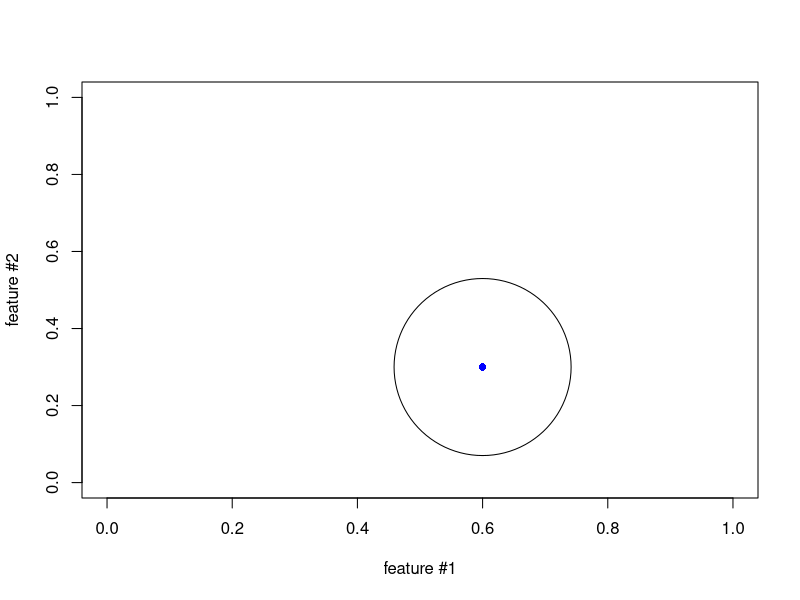

Here is the R script that generated this plot:
## ---- chunk 1
require(plotrix)
## ---- chunk 2
n <- 10000
## ---- chunk 3
plot(cbind(0,0),xlim=c(0,1),ylim=c(0,1),xlab="feature #1",ylab="feature #2",col="white")
points(cbind(0.6,0.3),pch=16,col="blue")
r <- sqrt(0.1^2+0.1^2)
draw.circle(0.6,0.3,r)
## ---- chunk 4
r <- sqrt(10000*0.1^2)
logVsphere <- log(2)+n*log(r)+(n/2)*log(pi)-lgamma(n/2)
print(logVsphere)
